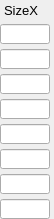
    <widget class="PyDMFrame" name="composite_7">
      <property name="geometry">
        <rect>
          <x>349</x>
          <y>60</y>
          <width>54</width>
          <height>219</height>
        </rect>
      </property>
      <widget class="QLabel" name="text_17">
        <property name="geometry">
          <rect>
            <x>4</x>
            <y>0</y>
            <width>50</width>
            <height>20</height>
          </rect>
        </property>
        <property name="text">
          <string>SizeX</string>
        </property>
        <property name="font" stdset="0">
          <font>
            <pointsize>10</pointsize>
          </font>
        </property>
        <property name="brush" stdset="0">
          <brush brushstyle="SolidPattern">
            <color alpha="255">
              <red>0</red>
              <green>0</green>
              <blue>0</blue>
            </color>
          </brush>
        </property>
        <property name="toolTip">
          <string>text_17</string>
        </property>
        <property name="alignment">
          <set>Qt::AlignLeading|Qt::AlignLeft|Qt::AlignVCenter</set>
        </property>
        <property name="styleSheet">
          <string notr="true">QLabel#text_17 {
  color: rgb(0, 0, 0);
  }</string>
        </property>
      </widget>
      <widget class="PyDMLineEdit" name="text_entry_24">
        <property name="geometry">
          <rect>
            <x>0</x>
            <y>24</y>
            <width>50</width>
            <height>20</height>
          </rect>
        </property>
        <property name="channel" stdset="0">
          <string>ca://${P}${ROI1}SizeX</string>
        </property>
        <property name="toolTip">
          <string>${P}${ROI1}SizeX</string>
        </property>
        <property name="font" stdset="0">
          <font>
            <pointsize>10</pointsize>
          </font>
        </property>
        <property name="styleSheet">
          <string notr="true">PyDMLineEdit#text_entry_24 {
  color: rgb(0, 0, 0);
  background-color: rgb(115, 223, 255);
  border: 1px solid black;
  margin: 0px;
  padding: 0px;
  spacing: 0px;
  }</string>
        </property>
      </widget>
      <widget class="PyDMLineEdit" name="text_entry_25">
        <property name="geometry">
          <rect>
            <x>0</x>
            <y>49</y>
            <width>50</width>
            <height>20</height>
          </rect>
        </property>
        <property name="channel" stdset="0">
          <string>ca://${P}${ROI2}SizeX</string>
        </property>
        <property name="toolTip">
          <string>${P}${ROI2}SizeX</string>
        </property>
        <property name="font" stdset="0">
          <font>
            <pointsize>10</pointsize>
          </font>
        </property>
        <property name="styleSheet">
          <string notr="true">PyDMLineEdit#text_entry_25 {
  color: rgb(0, 0, 0);
  background-color: rgb(115, 223, 255);
  border: 1px solid black;
  margin: 0px;
  padding: 0px;
  spacing: 0px;
  }</string>
        </property>
      </widget>
      <widget class="PyDMLineEdit" name="text_entry_26">
        <property name="geometry">
          <rect>
            <x>0</x>
            <y>74</y>
            <width>50</width>
            <height>20</height>
          </rect>
        </property>
        <property name="channel" stdset="0">
          <string>ca://${P}${ROI3}SizeX</string>
        </property>
        <property name="toolTip">
          <string>${P}${ROI3}SizeX</string>
        </property>
        <property name="font" stdset="0">
          <font>
            <pointsize>10</pointsize>
          </font>
        </property>
        <property name="styleSheet">
          <string notr="true">PyDMLineEdit#text_entry_26 {
  color: rgb(0, 0, 0);
  background-color: rgb(115, 223, 255);
  border: 1px solid black;
  margin: 0px;
  padding: 0px;
  spacing: 0px;
  }</string>
        </property>
      </widget>
      <widget class="PyDMLineEdit" name="text_entry_27">
        <property name="geometry">
          <rect>
            <x>0</x>
            <y>99</y>
            <width>50</width>
            <height>20</height>
          </rect>
        </property>
        <property name="channel" stdset="0">
          <string>ca://${P}${ROI4}SizeX</string>
        </property>
        <property name="toolTip">
          <string>${P}${ROI4}SizeX</string>
        </property>
        <property name="font" stdset="0">
          <font>
            <pointsize>10</pointsize>
          </font>
        </property>
        <property name="styleSheet">
          <string notr="true">PyDMLineEdit#text_entry_27 {
  color: rgb(0, 0, 0);
  background-color: rgb(115, 223, 255);
  border: 1px solid black;
  margin: 0px;
  padding: 0px;
  spacing: 0px;
  }</string>
        </property>
      </widget>
      <widget class="PyDMLineEdit" name="text_entry_28">
        <property name="geometry">
          <rect>
            <x>0</x>
            <y>124</y>
            <width>50</width>
            <height>20</height>
          </rect>
        </property>
        <property name="channel" stdset="0">
          <string>ca://${P}${ROI5}SizeX</string>
        </property>
        <property name="toolTip">
          <string>${P}${ROI5}SizeX</string>
        </property>
        <property name="font" stdset="0">
          <font>
            <pointsize>10</pointsize>
          </font>
        </property>
        <property name="styleSheet">
          <string notr="true">PyDMLineEdit#text_entry_28 {
  color: rgb(0, 0, 0);
  background-color: rgb(115, 223, 255);
  border: 1px solid black;
  margin: 0px;
  padding: 0px;
  spacing: 0px;
  }</string>
        </property>
      </widget>
      <widget class="PyDMLineEdit" name="text_entry_29">
        <property name="geometry">
          <rect>
            <x>0</x>
            <y>149</y>
            <width>50</width>
            <height>20</height>
          </rect>
        </property>
        <property name="channel" stdset="0">
          <string>ca://${P}${ROI6}SizeX</string>
        </property>
        <property name="toolTip">
          <string>${P}${ROI6}SizeX</string>
        </property>
        <property name="font" stdset="0">
          <font>
            <pointsize>10</pointsize>
          </font>
        </property>
        <property name="styleSheet">
          <string notr="true">PyDMLineEdit#text_entry_29 {
  color: rgb(0, 0, 0);
  background-color: rgb(115, 223, 255);
  border: 1px solid black;
  margin: 0px;
  padding: 0px;
  spacing: 0px;
  }</string>
        </property>
      </widget>
      <widget class="PyDMLineEdit" name="text_entry_30">
        <property name="geometry">
          <rect>
            <x>0</x>
            <y>174</y>
            <width>50</width>
            <height>20</height>
          </rect>
        </property>
        <property name="channel" stdset="0">
          <string>ca://${P}${ROI7}SizeX</string>
        </property>
        <property name="toolTip">
          <string>${P}${ROI7}SizeX</string>
        </property>
        <property name="font" stdset="0">
          <font>
            <pointsize>10</pointsize>
          </font>
        </property>
        <property name="styleSheet">
          <string notr="true">PyDMLineEdit#text_entry_30 {
  color: rgb(0, 0, 0);
  background-color: rgb(115, 223, 255);
  border: 1px solid black;
  margin: 0px;
  padding: 0px;
  spacing: 0px;
  }</string>
        </property>
      </widget>
      <widget class="PyDMLineEdit" name="text_entry_31">
        <property name="geometry">
          <rect>
            <x>0</x>
            <y>199</y>
            <width>50</width>
            <height>20</height>
          </rect>
        </property>
        <property name="channel" stdset="0">
          <string>ca://${P}${ROI8}SizeX</string>
        </property>
        <property name="toolTip">
          <string>${P}${ROI8}SizeX</string>
        </property>
        <property name="font" stdset="0">
          <font>
            <pointsize>10</pointsize>
          </font>
        </property>
        <property name="styleSheet">
          <string notr="true">PyDMLineEdit#text_entry_31 {
  color: rgb(0, 0, 0);
  background-color: rgb(115, 223, 255);
  border: 1px solid black;
  margin: 0px;
  padding: 0px;
  spacing: 0px;
  }</string>
        </property>
      </widget>
    </widget>
